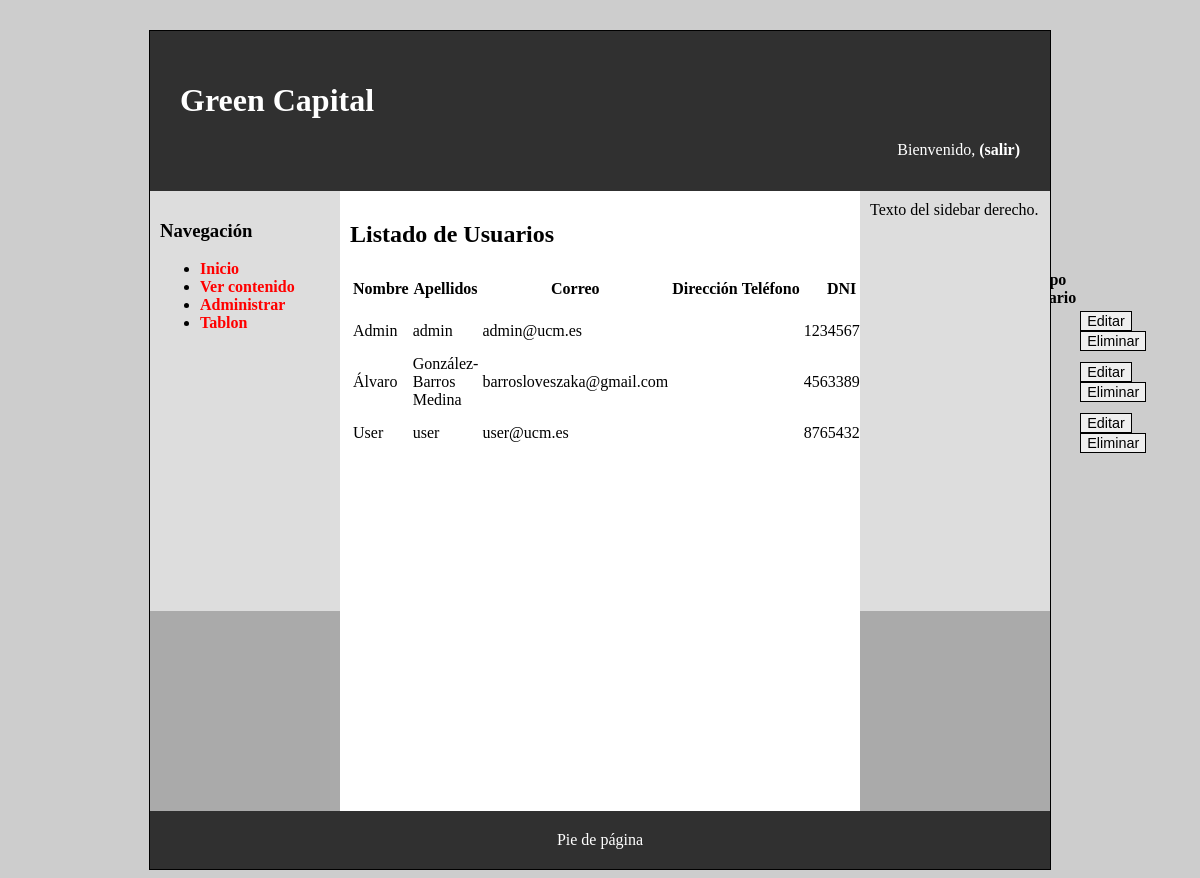
The app's page /adminUsuarios.php (signed in) with its own data.
### tables this page shows
CREATE TABLE `usuarios` (
  `Nombre` varchar(20) NOT NULL,
  `Apellidos` varchar(50) NOT NULL,
  `Correo` varchar(50) NOT NULL,
  `Dirección` varchar(100) NOT NULL,
  `Teléfono` int(9) NOT NULL,
  `DNI` varchar(9) NOT NULL,
  `Usuario` varchar(20) NOT NULL,
  `Contraseña` varchar(20) NOT NULL,
  `Tipo` int(1) NOT NULL
);

### usuarioDAO.php (called while the page is built, shortened)
<?php
    class Usuario{
        public static function showTable(){
            $conn = BD::getInstance()->getConexion();
            $query = "SELECT * FROM usuarios";
            $result = $conn->query($query);
            $usuarios = array();
            if ($result->num_rows > 0) {
                while($row = $result->fetch_assoc()) {
                    $usuarios[] = $row;
                }
            } else {
                echo "No hay usuarios en la base de datos.";
            }
            return $usuarios;
        }
    }
?>

### includes/vistas/helpers/autorizacion.php (called while the page is built, shortened)
<?php
function estaLogado()
{
    return isset($_SESSION['username']);
}

### includes/src/Utils.php (called while the page is built, shortened)
<?php
abstract class Utils
{
    public static function buildUrl($relativeURL, $params = [])
    {
        $url = RUTA_APP.$relativeURL;
        return $url;
    }
    public static function buildParams($params, $separator='&', $enclosing='') {
        $query= '';
        return $query;
    }
}

### adminUsuarios.php (the view, shortened to what this page needs)
<?php
require_once 'includes/vistas/helpers/autorizacion.php';
require_once 'usuarioDAO.php';
$usuarios = Usuario::showTable();
$tablaUsuarios = "<table>";
$tablaUsuarios .= "<tr>
<th>Nombre</th>
<th>Apellidos</th>
<th>Correo</th>
<th>Dirección</th>
<th>Teléfono</th>
<th>DNI</th>
<th>Usuario</th>
<th>Contraseña</th>
<th>Tipo usuario</th>
</tr>";
foreach ($usuarios as $usuario) {
	$tablaUsuarios .= "<tr>
	<td>{$usuario['Nombre']}</td>
	<td>{$usuario['Apellidos']}</td>
	<td>{$usuario['Correo']}</td>
	<td>{$usuario['Direccion']}</td>
	<td>{$usuario['Telefono']}</td>
	<td>{$usuario['DNI']}</td>
	<td>{$usuario['Usuario']}</td>
	<td>{$usuario['Contrasena']}</td>
	<td>{$usuario['Tipo']}</td>
    <td>
		<button onclick=\"location.href='editar.php?user={$usuario['Usuario']}'\">Editar</button>
		<button onclick=\"location.href='eliminar.php?user={$usuario['Usuario']}'\">Eliminar</button>
	</td>
	</tr>";
}
$tablaUsuarios .= "</table>";
$contenidoPrincipal = <<<EOS
<h1>Listado de Usuarios</h1>
<p>$tablaUsuarios</p>
EOS;
require 'includes/vistas/comun/layout.php';

### includes/vistas/comun/layout.php (shortened to what this page needs)
<!DOCTYPE html>
<html>
<head>
	<link rel="stylesheet" type="text/css" href="<?= RUTA_CSS.'/estilo.css'?>" />
</head>
<body>
<div id="contenedor">
<?php
require('cabecera.php');
require('sidebarIzq.php');
?>
<main>
	<article>
		<?= $contenidoPrincipal ?>
	</article>
</main>
<?php
require('sidebarDer.php');
require('pie.php');
?>
</div>
</body>
</html>

### includes/vistas/comun/cabecera.php
<?php
require_once __DIR__.'/../helpers/usuarios.php';
?>
<header>
	<h1>Green Capital</h1>
	<div class="saludo">
	  <?= saludo() ?>
	</div>
</header>

### includes/vistas/helpers/usuarios.php (shortened to what this page needs)
<?php
require_once 'autorizacion.php';
function saludo()
{
    $html = '';
    if (estaLogado()) {
        $urlLogout = Utils::buildUrl('/logout.php');
        $html = <<<EOS
        Bienvenido, {$_SESSION['username']} <a href="{$urlLogout}">(salir)</a>
        EOS;
    } else {
        $urlLogin = Utils::buildUrl('/login.php');
        $html = <<<EOS
        Usuario desconocido. <a href="{$urlLogin}">Login</a>
        EOS;
    }
    return $html;
}

### includes/vistas/comun/sidebarIzq.php
<nav id="sidebarIzq">
	<h3>Navegación</h3>
	<ul>
		<li><a href="<?= RUTA_APP?>/index.php">Inicio</a></li>
		<li><a href="<?= RUTA_APP?>/contenido.php">Ver contenido</a></li>
		<li><a href="<?= RUTA_APP?>/admin.php">Administrar</a></li>
		<li><a href="<?= RUTA_APP?>/tablon.php">Tablon</a></li>
	</ul>
</nav>

### includes/vistas/comun/sidebarDer.php
<aside id="sidebarDer">
	Texto del sidebar derecho.
</aside>

### includes/vistas/comun/pie.php
<footer>
	Pie de página
</footer>

### css/estilo.css (style rules this page uses)
body { background-color: #CDCDCD; }
div#contenedor { width: 900px; margin: auto; border: 1px solid black; background-color: #aaaaaa; margin-top: 30px; }
header { padding: 30px; height: 100px; background-color: #303030; color: white; }
header a, header a:visited { color: white; font-weight: bold; text-decoration: none; }
nav { padding: 10px; float: left; width: 170px; height: 400px; background-color: #dddddd; }
nav a, nav a:visited { color: red; font-weight: bold; text-decoration: none; }
aside { padding: 10px; float: right; width: 170px; height: 400px; background-color: #dddddd; }
main { padding: 10px; float: left; min-height: 600px; width: 500px; background-color: white; }
footer { clear: both; padding: 20px; background-color: #303030; color: white; text-align: center; }
div.saludo { width: 100%; text-align: right; }
button, a.boton { border: 1px solid black; font-size: 0.9em; font-family: Arial; font-weight: 400; }

### records on screen
usuarios: Nombre "Admin", Apellidos "admin", Correo "admin@ucm.es", DNI "12345678O"
usuarios: Nombre "Álvaro", Apellidos "González-Barros Medina", Correo "barrosloveszaka@gmail.com", DNI "45633891B"
usuarios: Nombre "User", Apellidos "user", Correo "user@ucm.es", DNI "87654321Q"
